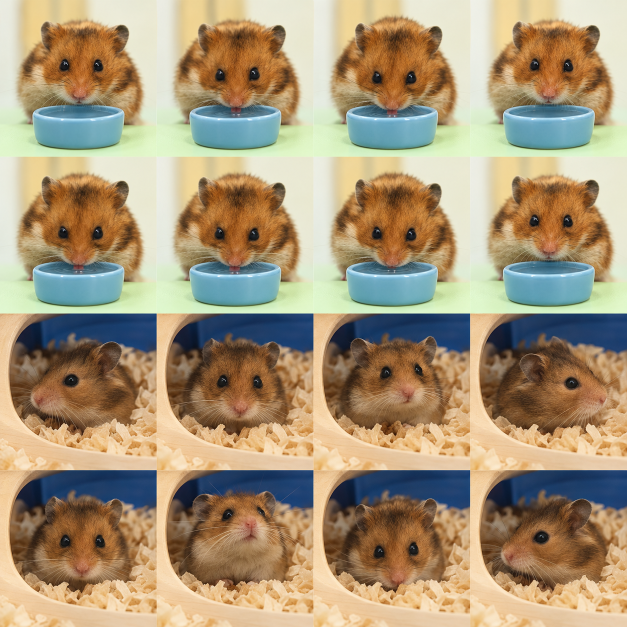
#> input picture data/hami-drink-explore-sheet.png, 1254 x 1254 px (shown at 1/2 size)
$ python prepare_story_assets.py
#> lines starting #> are read from the running program, lines starting #| are printed output that depends on the picture
"""Assemble ImageGen drinking sprite footage, then run prepare_preview.py for the board.
Sources: data/hami-drink-explore-sheet.png, generated from the existing eating
and idle GIF reference frames. No downloaded third-party footage is included.
Requires Pillow. Original activity GIFs remain unchanged.
"""
from pathlib import Path
from PIL import Image

ROOT = Path(__file__).resolve().parents[1]
sheet = Image.open(ROOT / "data/hami-drink-explore-sheet.png").convert("RGB")
#> sheet is the input picture: PIL image 1254x1254 RGB; mean R, G, B 167.8, 149.9, 120.9
w, h = sheet.size
#> w = 1254; h = 1254
assert w == h, "Expected a square 4 x 4 sprite sheet"
tile = w / 4
#> tile = 313.5
for name, first_row, timing in (("drinking.gif", 0, 60),):
    poses = []
    for row in range(first_row, first_row+2):
        for col in range(4):
            poses.append(sheet.crop(tuple(round(value*tile) for value in (col,row,col+1,row+1)))
                         .resize((240,240), Image.Resampling.LANCZOS))
#> after the loop, poses = 8 items
    frames = []
    for i, pose in enumerate(poses):
        following = poses[(i+1) % len(poses)]
        frames += [Image.blend(pose, following, fraction/4) for fraction in range(4)]
#> this loop made 8 passes
#> pass 1, `following = poses[(i+1) % len(poses)]`:
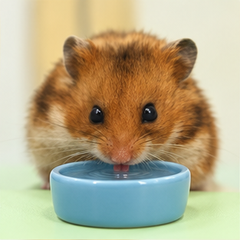
#> following: PIL image 240x240 RGB; mean R, G, B 180.9, 171.1, 139.1
#> pass 2, `following = poses[(i+1) % len(poses)]`:
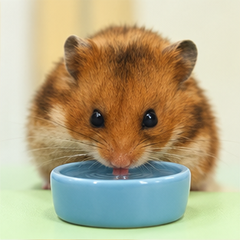
#> following: PIL image 240x240 RGB; mean R, G, B 181.1, 171, 138.7
#> pass 3, `following = poses[(i+1) % len(poses)]`:
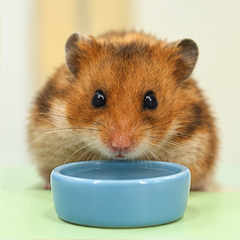
#> following: PIL image 240x240 RGB; mean R, G, B 185.5, 177.1, 146.3
    strip = Image.new("RGB", (240,240*len(frames)))
#> strip: PIL image 240x7680 RGB; every value is 0
    for i, frame in enumerate(frames):
        strip.paste(frame,(0,240*i))
#> this loop made 32 passes
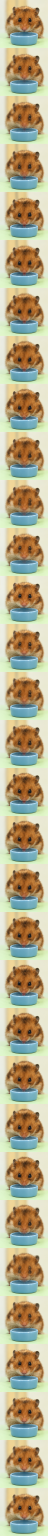
#> strip: PIL image 240x7680 RGB (shown at 1/5 size); mean R, G, B 181.5, 172.5, 140.6
    palette = strip.quantize(colors=128,method=Image.Quantize.MEDIANCUT)
    frames = [frame.quantize(palette=palette,dither=Image.Dither.NONE) for frame in frames]
    path = ROOT / "data" / name
    frames[0].save(path,save_all=True,append_images=frames[1:],duration=timing,
                   loop=0,disposal=1,optimize=True)
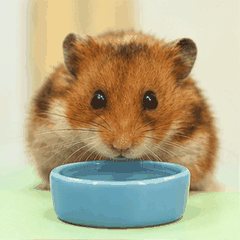
#> saved as drinking.gif: PIL image 240x240 P; mean R, G, B 182.1, 173.3, 140.8
    check = Image.open(path)
    for i in range(check.n_frames):
        check.seek(i); check.load()
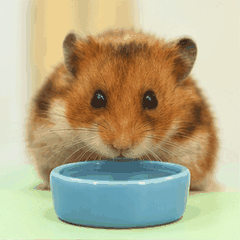
#> check: PIL image 240x240 RGB; mean R, G, B 181.9, 173.2, 140.6
    print(f"{name}: {check.n_frames} frames, {path.stat().st_size:,} bytes")
#| drinking.gif: 32 frames, 624,975 bytes
